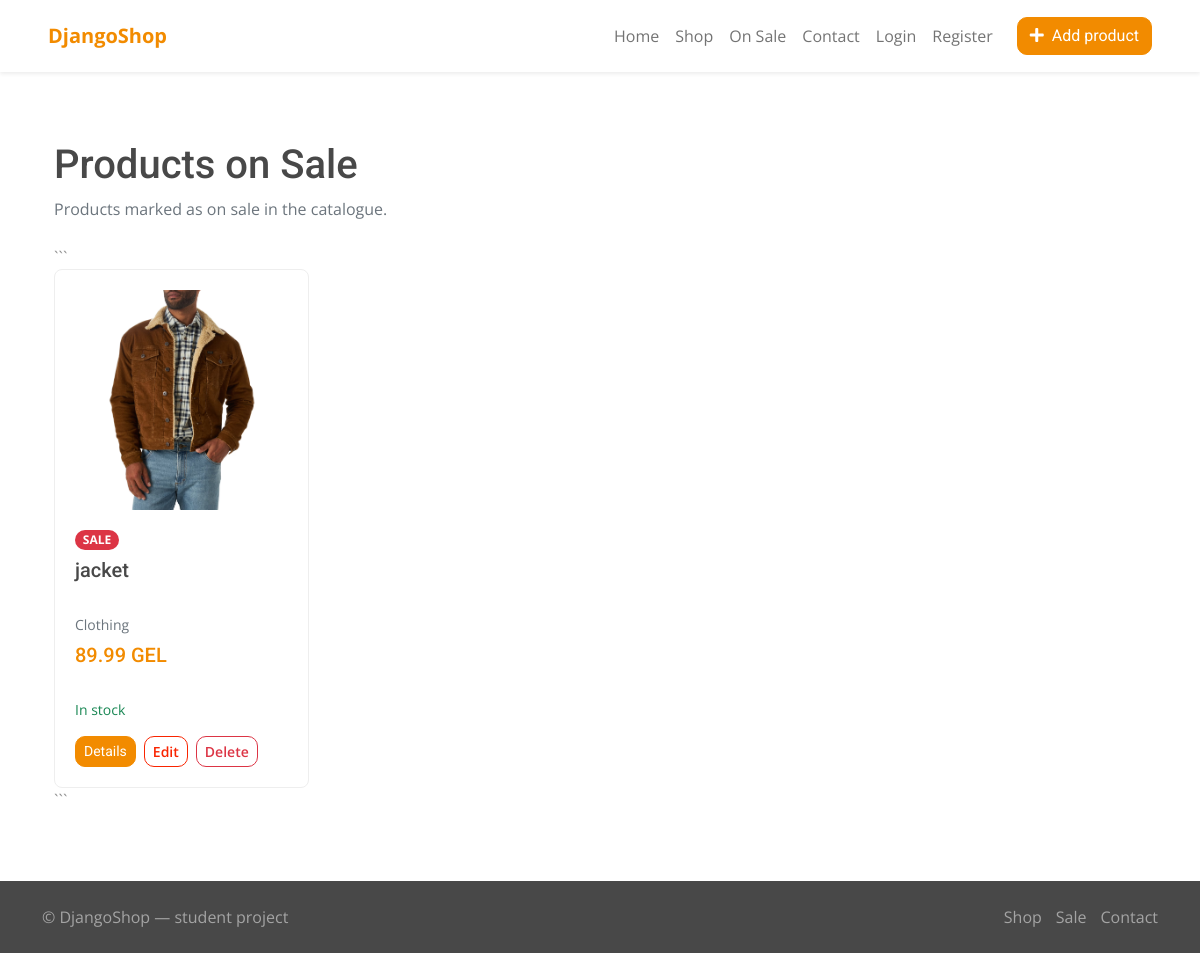
/sale/, run on an earlier commit of the app's database.
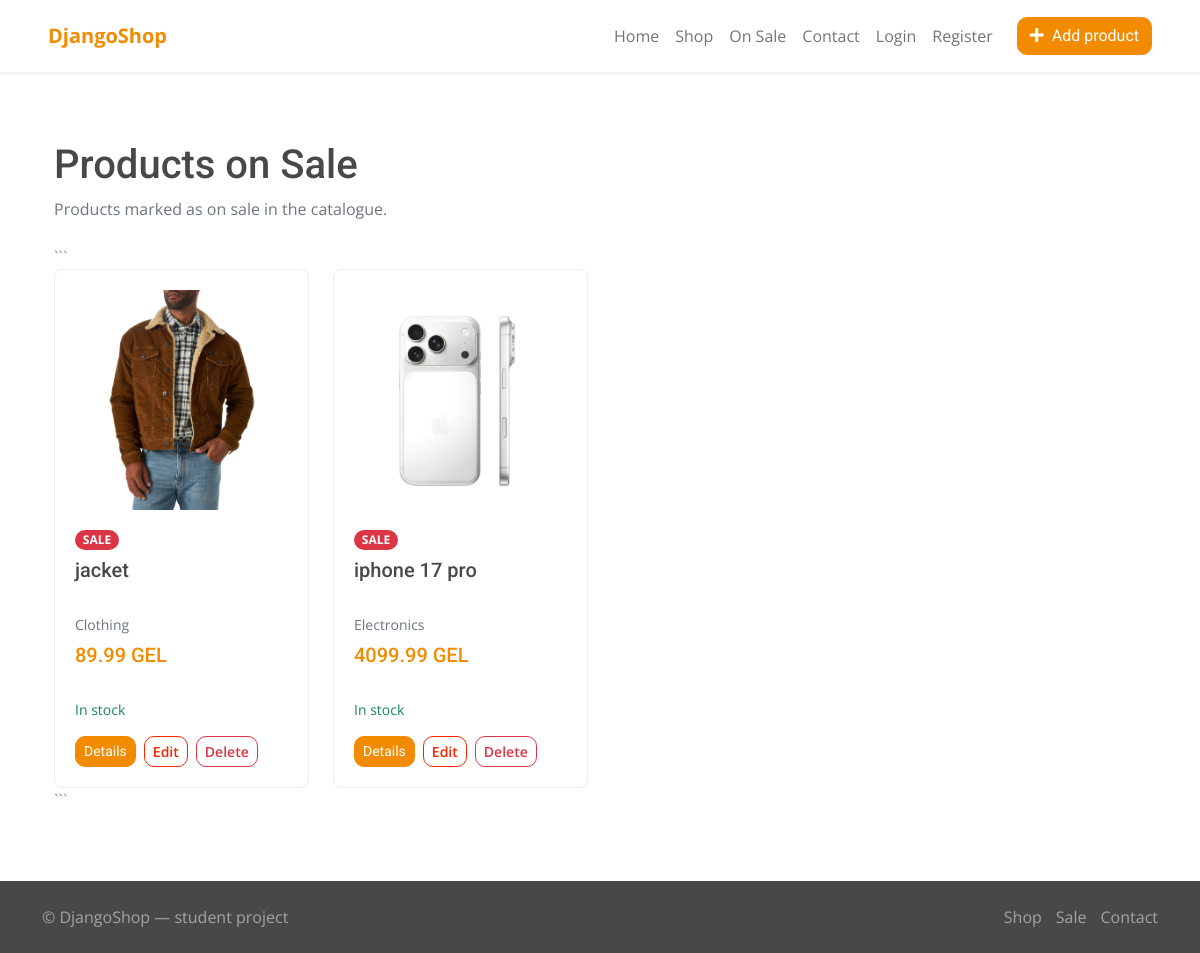
And on a later commit of the database.
### shop/models.py (models this page shows, shortened)
class Product(models.Model):
    user = models.ForeignKey(
        User,
        on_delete=models.CASCADE,
        related_name="products",
        null=True,
        blank=True,
    )
    category = models.ForeignKey(
        Category,
        on_delete=models.CASCADE,
        related_name="products",
    )
    name = models.CharField(max_length=150)
    description = models.TextField(blank=True)
    price = models.DecimalField(max_digits=10, decimal_places=2)
    available = models.BooleanField(default=True)
    is_on_sale = models.BooleanField(default=False)
    image = models.ImageField(
        upload_to="products/",
        blank=True,
        null=True,
    )

class Category(models.Model):
    name = models.CharField(max_length=100)
    description = models.TextField(blank=True)

### shop/views.py (the view)
# urls.py: path("sale/", views.SaleProductsView.as_view(), name="sale_products"),
class SaleProductsView(ListView):
    model = Product
    template_name = "shop/sale.html"
    context_object_name = "products"
    paginate_by = 8
    def get_queryset(self):
        return Product.objects.select_related(
            "category"
        ).filter(is_on_sale=True).order_by("price")

### shop/templates/shop/sale.html (shortened to what this page needs)
{% extends 'shop/base.html' %}
{% block content %}
<div class="container py-4">
    <h1 class="mb-2">Products on Sale</h1>
    <p class="text-muted mb-4">Products marked as on sale in the catalogue.</p>
```
<div class="row g-4">
    {% for product in products %}
    <div class="col-sm-6 col-lg-4 col-xl-3">
        {% include 'shop/partials/product_card.html' with product=product %}
    </div>
    {% empty %}
    <div class="col-12">
        <div class="alert alert-info">No products are currently on sale.</div>
    </div>
    {% endfor %}
</div>
```
</div>
{% endblock %}

### shop/templates/shop/partials/product_card.html
{% load static %}<div class="product-card">
    <div class="text-center mb-3">{% if product.image %}
        <img class="img-fluid" style="height:220px; width:100%; object-fit:contain;" src="{{ product.image.url }}"
            alt="{{ product.name }}">
        {% else %}
        <img class="img-fluid" style="height:220px; width:100%; object-fit:contain;"
            src="{% static 'shop/img/product-1.png' %}" alt="{{ product.name }}">
        {% endif %}
    </div>{% if product.is_on_sale %}<span class="badge bg-danger mb-2">SALE</span>{% endif %}<h5><a
            class="text-dark text-decoration-none" href="{% url 'product_detail' product.id %}">{{ product.name }}</a>
    </h5>
    <p class="text-muted small mb-2">{{ product.category.name }}</p>
    <h5 class="text-primary">{{ product.price }} GEL</h5>
    <p class="small">{% if product.available %}<span class="text-success">In stock</span>{% else %}<span
            class="text-danger">Out of stock</span>{% endif %}</p>
    <div class="crud-actions mt-3"><a class="btn btn-sm btn-primary"
            href="{% url 'product_detail' product.id %}">Details</a><a class="btn btn-sm btn-outline-secondary"
            href="{% url 'product_update' product.id %}">Edit</a><a class="btn btn-sm btn-outline-danger"
            href="{% url 'product_delete' product.id %}">Delete</a></div>
</div>

What changed in the data, as far as the page shows it:
added Product: image (picture), is_on_sale "SALE", name "iphone 17 pro", category.name "Electronics", price "4099.99", available "In stock"
